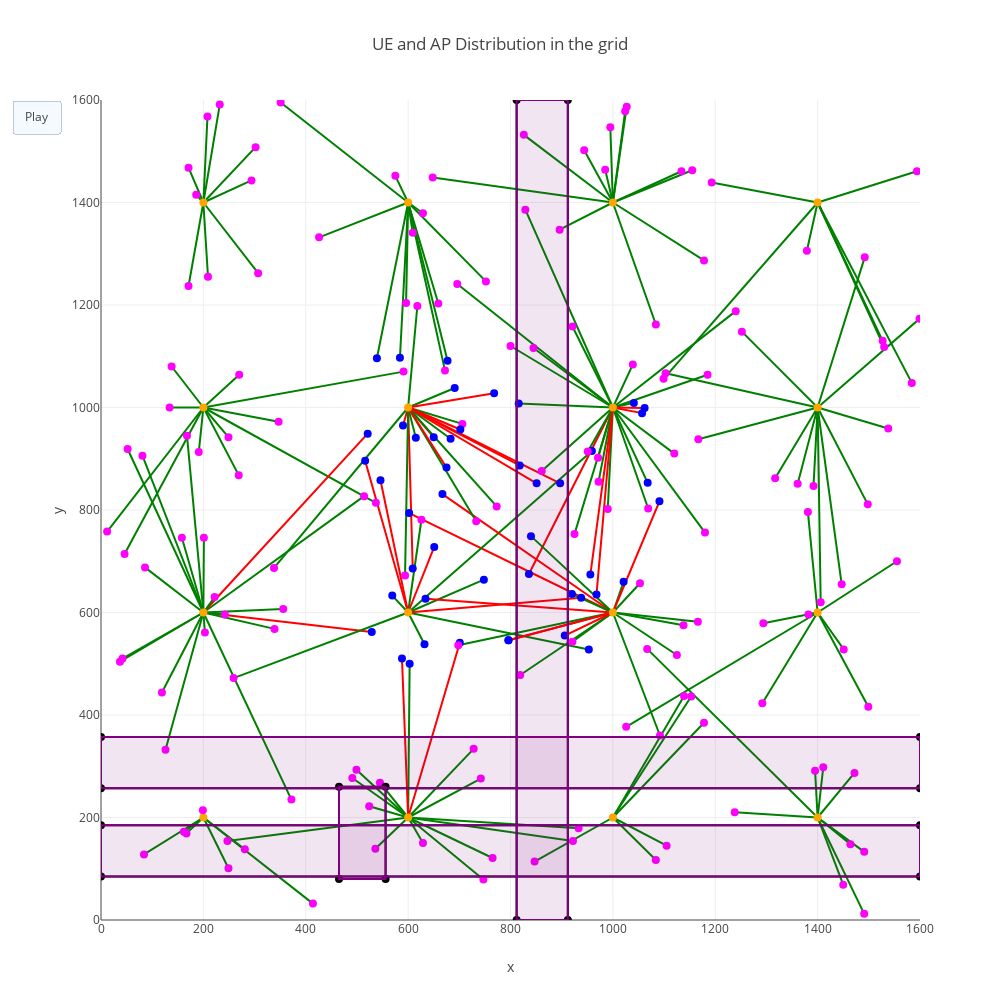

Source (notebook cell):
### Code cell
data_values=data["data"]  

figure={"data":data_values,
        "layout": {'xaxis':{'range': [0, 1600], 'title': 'x'},
                   'yaxis':{'range': [0, 1600], 'title': 'y'},
                   'title':"UE and AP Distribution in the grid",
                   'height' : 1000,
                   'width' :1000,
                   'showlegend': False,
                   "shapes":Rec_dict, 
                    'updatemenus': [{'type': 'buttons',
                                      'buttons': [{'label': 'Play',
                                                   'method': 'animate',
                                                   'args': [None]}]}]
                  },
        'frames':Frames_data}
  
# print(figure)

plotly.offline.iplot(figure)

### Figure 1 — Plotly figure (JSON) as saved in the notebook; plotly's stock layout.template omitted (floating-point values rounded to 4 significant figures; data arrays with more than 128 entries replaced by an {"elided": "..."} marker saying what was removed)
{"data": [{"line": {"color": "green", "width": 2}, "mode": "lines", "type": "scatter", "x": [600, 953], "y": [600, 528]}, {"line": {"color": "green", "width": 2}, "mode": "lines", "type": "scatter", "x": [1000, 1166], "y": [600, 582]}, {"line": {"color": "green", "width": 2}, "mode": "lines", "type": "scatter", "x": [1000, 1178], "y": [1400, 1287]}, {"line": {"color": "green", "width": 2}, "mode": "lines", "type": "scatter", "x": [1000, 1041], "y": [1000, 1009]}, {"line": {"color": "green", "width": 2}, "mode": "lines", "type": "scatter", "x": [1400, 1381], "y": [600, 796]}, {"line": {"color": "green", "width": 2}, "mode": "lines", "type": "scatter", "x": [600, 499], "y": [200, 293]}, {"line": {"color": "green", "width": 2}, "mode": "lines", "type": "scatter", "x": [200, 12], "y": [1000, 758]}, {"line": {"color": "red", "width": 2}, "mode": "lines", "type": "scatter", "x": [1000, 602], "y": [600, 794]}, {"line": {"color": "green", "width": 2}, "mode": "lines", "type": "scatter", "x": [600, 706], "y": [1000, 968]}, {"line": {"color": "green", "width": 2}, "mode": "lines", "type": "scatter", "x": [1400, 1411], "y": [200, 298]}, {"line": {"color": "green", "width": 2}, "mode": "lines", "type": "scatter", "x": [600, 596], "y": [1400, 1204]}, {"line": {"color": "green", "width": 2}, "mode": "lines", "type": "scatter", "x": [1400, 1292], "y": [600, 423]}, {"line": {"color": "red", "width": 2}, "mode": "lines", "type": "scatter", "x": [200, 529], "y": [600, 562]}, {"line": {"color": "green", "width": 2}, "mode": "lines", "type": "scatter", "x": [1400, 1447], "y": [1000, 655]}, {"line": {"color": "green", "width": 2}, "mode": "lines", "type": "scatter", "x": [600, 603], "y": [200, 500]}, {"line": {"color": "green", "width": 2}, "mode": "lines", "type": "scatter", "x": [1400, 1464], "y": [200, 148]}, {"line": {"color": "green", "width": 2}, "mode": "lines", "type": "scatter", "x": [600, 959], "y": [600, 915]}, {"line": {"color": "green", "width": 2}, "mode": "lines", "type": "scatter", "x": [600, 748], "y": [600, 664]}, {"line": {"color": "green", "width": 2}, "mode": "lines", "type": "scatter", "x": [600, 691], "y": [1000, 1038]}, {"line": {"color": "green", "width": 2}, "mode": "lines", "type": "scatter", "x": [600, 742], "y": [200, 276]}, {"line": {"color": "red", "width": 2}, "mode": "lines", "type": "scatter", "x": [600, 702], "y": [1000, 957]}, {"line": {"color": "green", "width": 2}, "mode": "lines", "type": "scatter", "x": [200, 372], "y": [600, 235]}, {"line": {"color": "green", "width": 2}, "mode": "lines", "type": "scatter", "x": [1000, 921], "y": [1000, 1158]}, {"line": {"color": "green", "width": 2}, "mode": "lines", "type": "scatter", "x": [200, 37], "y": [600, 504]}, {"line": {"color": "green", "width": 2}, "mode": "lines", "type": "scatter", "x": [1000, 861], "y": [1000, 876]}, {"line": {"color": "green", "width": 2}, "mode": "lines", "type": "scatter", "x": [1400, 1026], "y": [600, 377]}, {"line": {"color": "red", "width": 2}, "mode": "lines", "type": "scatter", "x": [600, 938], "y": [600, 629]}, {"line": {"color": "green", "width": 2}, "mode": "lines", "type": "scatter", "x": [1400, 1599], "y": [1000, 1173]}, {"line": {"color": "red", "width": 2}, "mode": "lines", "type": "scatter", "x": [1000, 667], "y": [600, 831]}, {"line": {"color": "green", "width": 2}, "mode": "lines", "type": "scatter", "x": [200, 269], "y": [1000, 868]}, {"line": {"color": "green", "width": 2}, "mode": "lines", "type": "scatter", "x": [1000, 1024], "y": [1400, 1578]}, {"line": {"color": "green", "width": 2}, "mode": "lines", "type": "scatter", "x": [1000, 896], "y": [1400, 1347]}, {"line": {"color": "green", "width": 2}, "mode": "lines", "type": "scatter", "x": [1400, 1527], "y": [1400, 1130]}, {"line": {"color": "green", "width": 2}, "mode": "lines", "type": "scatter", "x": [1000, 1068], "y": [1000, 853]}, {"line": {"color": "green", "width": 2}, "mode": "lines", "type": "scatter", "x": [600, 584], "y": [1400, 1097]}, {"line": {"color": "green", "width": 2}, "mode": "lines", "type": "scatter", "x": [200, 84], "y": [200, 128]}, {"line": {"color": "green", "width": 2}, "mode": "lines", "type": "scatter", "x": [1400, 1492], "y": [1000, 1293]}, {"line": {"color": "green", "width": 2}, "mode": "lines", "type": "scatter", "x": [1000, 1125], "y": [600, 517]}, {"line": {"color": "green", "width": 2}, "mode": "lines", "type": "scatter", "x": [600, 765], "y": [200, 121]}, {"line": {"color": "green", "width": 2}, "mode": "lines", "type": "scatter", "x": [1400, 1099], "y": [1400, 1056]}, {"line": {"color": "red", "width": 2}, "mode": "lines", "type": "scatter", "x": [600, 701], "y": [200, 541]}, {"line": {"color": "green", "width": 2}, "mode": "lines", "type": "scatter", "x": [1400, 1498], "y": [1000, 811]}, {"line": {"color": "green", "width": 2}, "mode": "lines", "type": "scatter", "x": [1000, 971], "y": [1000, 902]}, {"line": {"color": "green", "width": 2}, "mode": "lines", "type": "scatter", "x": [1000, 920], "y": [600, 636]}, {"line": {"color": "red", "width": 2}, "mode": "lines", "type": "scatter", "x": [600, 588], "y": [200, 510]}, {"line": {"color": "green", "width": 2}, "mode": "lines", "type": "scatter", "x": [200, 167], "y": [200, 169]}, {"line": {"color": "green", "width": 2}, "mode": "lines", "type": "scatter", "x": [1400, 1395], "y": [200, 291]}, {"line": {"color": "green", "width": 2}, "mode": "lines", "type": "scatter", "x": [200, 52], "y": [600, 919]}, {"line": {"color": "green", "width": 2}, "mode": "lines", "type": "scatter", "x": [200, 46], "y": [1000, 714]}, {"line": {"color": "green", "width": 2}, "mode": "lines", "type": "scatter", "x": [1000, 1053], "y": [600, 657]}, {"line": {"color": "red", "width": 2}, "mode": "lines", "type": "scatter", "x": [600, 650], "y": [1000, 942]}, {"line": {"color": "green", "width": 2}, "mode": "lines", "type": "scatter", "x": [600, 683], "y": [1000, 939]}, {"line": {"color": "green", "width": 2}, "mode": "lines", "type": "scatter", "x": [200, 203], "y": [600, 561]}, {"line": {"color": "green", "width": 2}, "mode": "lines", "type": "scatter", "x": [600, 247], "y": [200, 154]}, {"line": {"color": "green", "width": 2}, "mode": "lines", "type": "scatter", "x": [600, 659], "y": [1400, 1203]}, {"line": {"color": "green", "width": 2}, "mode": "lines", "type": "scatter", "x": [1000, 1027], "y": [1400, 1587]}, {"line": {"color": "green", "width": 2}, "mode": "lines", "type": "scatter", "x": [1000, 1155], "y": [1400, 1463]}, {"line": {"color": "green", "width": 2}, "mode": "lines", "type": "scatter", "x": [1000, 925], "y": [1000, 753]}, {"line": {"color": "green", "width": 2}, "mode": "lines", "type": "scatter", "x": [600, 747], "y": [200, 79]}, {"line": {"color": "green", "width": 2}, "mode": "lines", "type": "scatter", "x": [1400, 1193], "y": [1400, 1439]}, {"line": {"color": "green", "width": 2}, "mode": "lines", "type": "scatter", "x": [1400, 1103], "y": [1000, 1067]}, {"line": {"color": "green", "width": 2}, "mode": "lines", "type": "scatter", "x": [1000, 944], "y": [1400, 1502]}, {"line": {"color": "green", "width": 2}, "mode": "lines", "type": "scatter", "x": [600, 618], "y": [1000, 1198]}, {"line": {"color": "green", "width": 2}, "mode": "lines", "type": "scatter", "x": [600, 922], "y": [200, 154]}, {"line": {"color": "green", "width": 2}, "mode": "lines", "type": "scatter", "x": [600, 672], "y": [1400, 1072]}, {"line": {"color": "green", "width": 2}, "mode": "lines", "type": "scatter", "x": [200, 126], "y": [600, 332]}, {"line": {"color": "red", "width": 2}, "mode": "lines", "type": "scatter", "x": [600, 546], "y": [600, 858]}, {"line": {"color": "green", "width": 2}, "mode": "lines", "type": "scatter", "x": [200, 119], "y": [600, 444]}, {"line": {"color": "red", "width": 2}, "mode": "lines", "type": "scatter", "x": [600, 897], "y": [1000, 852]}, {"line": {"color": "green", "width": 2}, "mode": "lines", "type": "scatter", "x": [1400, 1491], "y": [200, 12]}, {"line": {"color": "green", "width": 2}, "mode": "lines", "type": "scatter", "x": [1000, 800], "y": [1000, 1120]}, {"line": {"color": "green", "width": 2}, "mode": "lines", "type": "scatter", "x": [1000, 1185], "y": [1000, 1064]}, {"line": {"color": "green", "width": 2}, "mode": "lines", "type": "scatter", "x": [600, 615], "y": [1000, 941]}, {"line": {"color": "green", "width": 2}, "mode": "lines", "type": "scatter", "x": [1400, 1167], "y": [1000, 938]}, {"line": {"color": "green", "width": 2}, "mode": "lines", "type": "scatter", "x": [200, 270], "y": [1000, 1064]}, {"line": {"color": "green", "width": 2}, "mode": "lines", "type": "scatter", "x": [200, 537], "y": [1000, 814]}, {"line": {"color": "green", "width": 2}, "mode": "lines", "type": "scatter", "x": [1000, 816], "y": [1000, 1008]}, {"line": {"color": "green", "width": 2}, "mode": "lines", "type": "scatter", "x": [1400, 1379], "y": [1400, 1306]}, {"line": {"color": "green", "width": 2}, "mode": "lines", "type": "scatter", "x": [600, 626], "y": [600, 781]}, {"line": {"color": "red", "width": 2}, "mode": "lines", "type": "scatter", "x": [1000, 836], "y": [1000, 675]}, {"line": {"color": "red", "width": 2}, "mode": "lines", "type": "scatter", "x": [600, 851], "y": [1000, 852]}, {"line": {"color": "red", "width": 2}, "mode": "lines", "type": "scatter", "x": [600, 609], "y": [1000, 686]}, {"line": {"color": "green", "width": 2}, "mode": "lines", "type": "scatter", "x": [1000, 840], "y": [600, 749]}, {"line": {"color": "green", "width": 2}, "mode": "lines", "type": "scatter", "x": [1000, 1092], "y": [600, 360]}, {"line": {"color": "green", "width": 2}, "mode": "lines", "type": "scatter", "x": [200, 281], "y": [200, 138]}, {"line": {"color": "green", "width": 2}, "mode": "lines", "type": "scatter", "x": [200, 86], "y": [600, 688]}, {"line": {"color": "green", "width": 2}, "mode": "lines", "type": "scatter", "x": [600, 491], "y": [200, 277]}, {"line": {"color": "green", "width": 2}, "mode": "lines", "type": "scatter", "x": [200, 356], "y": [600, 607]}, {"line": {"color": "green", "width": 2}, "mode": "lines", "type": "scatter", "x": [600, 351], "y": [1400, 1595]}, {"line": {"color": "green", "width": 2}, "mode": "lines", "type": "scatter", "x": [1000, 1084], "y": [200, 117]}, {"line": {"color": "green", "width": 2}, "mode": "lines", "type": "scatter", "x": [200, 168], "y": [600, 945]}, {"line": {"color": "red", "width": 2}, "mode": "lines", "type": "scatter", "x": [600, 768], "y": [1000, 1028]}, {"line": {"color": "green", "width": 2}, "mode": "lines", "type": "scatter", "x": [1400, 1406], "y": [1000, 620]}, {"line": {"color": "green", "width": 2}, "mode": "lines", "type": "scatter", "x": [1400, 1491], "y": [200, 133]}, {"line": {"color": "green", "width": 2}, "mode": "lines", "type": "scatter", "x": [1000, 826], "y": [1400, 1532]}, {"line": {"color": "green", "width": 2}, "mode": "lines", "type": "scatter", "x": [1400, 1584], "y": [1400, 1048]}, {"line": {"color": "green", "width": 2}, "mode": "lines", "type": "scatter", "x": [1000, 1069], "y": [1000, 803]}, {"line": {"color": "green", "width": 2}, "mode": "lines", "type": "scatter", "x": [600, 539], "y": [1400, 1096]}, {"line": {"color": "green", "width": 2}, "mode": "lines", "type": "scatter", "x": [200, 514], "y": [600, 827]}, {"line": {"color": "red", "width": 2}, "mode": "lines", "type": "scatter", "x": [600, 590], "y": [1000, 965]}, {"line": {"color": "green", "width": 2}, "mode": "lines", "type": "scatter", "x": [1000, 819], "y": [600, 478]}, {"line": {"color": "green", "width": 2}, "mode": "lines", "type": "scatter", "x": [200, 347], "y": [1000, 972]}, {"line": {"color": "red", "width": 2}, "mode": "lines", "type": "scatter", "x": [1000, 796], "y": [600, 546]}, {"line": {"color": "green", "width": 2}, "mode": "lines", "type": "scatter", "x": [200, 339], "y": [600, 568]}, {"line": {"color": "green", "width": 2}, "mode": "lines", "type": "scatter", "x": [600, 933], "y": [200, 179]}, {"line": {"color": "green", "width": 2}, "mode": "lines", "type": "scatter", "x": [200, 81], "y": [600, 906]}, {"line": {"color": "green", "width": 2}, "mode": "lines", "type": "scatter", "x": [200, 138], "y": [1000, 1080]}, {"line": {"color": "green", "width": 2}, "mode": "lines", "type": "scatter", "x": [200, 42], "y": [600, 510]}, {"line": {"color": "green", "width": 2}, "mode": "lines", "type": "scatter", "x": [200, 208], "y": [1400, 1568]}, {"line": {"color": "green", "width": 2}, "mode": "lines", "type": "scatter", "x": [600, 259], "y": [600, 472]}, {"line": {"color": "green", "width": 2}, "mode": "lines", "type": "scatter", "x": [1400, 1555], "y": [600, 700]}, {"line": {"color": "green", "width": 2}, "mode": "lines", "type": "scatter", "x": [1000, 995], "y": [1400, 1547]}, {"line": {"color": "green", "width": 2}, "mode": "lines", "type": "scatter", "x": [1400, 1472], "y": [200, 287]}, {"line": {"color": "green", "width": 2}, "mode": "lines", "type": "scatter", "x": [600, 728], "y": [200, 334]}, {"line": {"color": "green", "width": 2}, "mode": "lines", "type": "scatter", "x": [200, 414], "y": [200, 32]}, {"line": {"color": "green", "width": 2}, "mode": "lines", "type": "scatter", "x": [200, 199], "y": [200, 214]}, {"line": {"color": "green", "width": 2}, "mode": "lines", "type": "scatter", "x": [1000, 1138], "y": [600, 575]}, {"line": {"color": "red", "width": 2}, "mode": "lines", "type": "scatter", "x": [200, 521], "y": [600, 949]}, {"line": {"color": "green", "width": 2}, "mode": "lines", "type": "scatter", "x": [1000, 696], "y": [1000, 1241]}, {"line": {"color": "green", "width": 2}, "mode": "lines", "type": "scatter", "x": [1400, 1382], "y": [600, 596]}, {"line": {"color": "green", "width": 2}, "mode": "lines", "type": "scatter", "x": [1000, 1240], "y": [1000, 1188]}, {"line": {"color": "red", "width": 2}, "mode": "lines", "type": "scatter", "x": [1000, 1057], "y": [1000, 989]}, {"line": {"color": "green", "width": 2}, "mode": "lines", "type": "scatter", "x": [200, 302], "y": [1400, 1508]}, {"line": {"color": "green", "width": 2}, "mode": "lines", "type": "scatter", "x": [1000, 698], "y": [600, 536]}, {"line": {"color": "green", "width": 2}, "mode": "lines", "type": "scatter", "x": [600, 575], "y": [1400, 1452]}, {"line": {"color": "green", "width": 2}, "mode": "lines", "type": "scatter", "x": [1400, 1499], "y": [600, 416]}, {"line": {"color": "green", "width": 2}, "mode": "lines", "type": "scatter", "x": [200, 242], "y": [600, 596]}, {"line": {"color": "green", "width": 2}, "mode": "lines", "type": "scatter", "x": [1400, 1451], "y": [600, 528]}, {"line": {"color": "green", "width": 2}, "mode": "lines", "type": "scatter", "x": [200, 171], "y": [1400, 1237]}, {"line": {"color": "green", "width": 2}, "mode": "lines", "type": "scatter", "x": [1400, 1538], "y": [1000, 959]}, {"line": {"color": "green", "width": 2}, "mode": "lines", "type": "scatter", "x": [600, 569], "y": [600, 633]}, {"line": {"color": "green", "width": 2}, "mode": "lines", "type": "scatter", "x": [600, 677], "y": [1400, 1091]}, {"line": {"color": "green", "width": 2}, "mode": "lines", "type": "scatter", "x": [1000, 972], "y": [1000, 855]}, {"line": {"color": "green", "width": 2}, "mode": "lines", "type": "scatter", "x": [1000, 951], "y": [1000, 914]}, {"line": {"color": "green", "width": 2}, "mode": "lines", "type": "scatter", "x": [200, 294], "y": [1400, 1443]}, {"line": {"color": "red", "width": 2}, "mode": "lines", "type": "scatter", "x": [600, 651], "y": [600, 728]}, {"line": {"color": "green", "width": 2}, "mode": "lines", "type": "scatter", "x": [600, 773], "y": [1000, 807]}, {"line": {"color": "green", "width": 2}, "mode": "lines", "type": "scatter", "x": [200, 134], "y": [1000, 1000]}, {"line": {"color": "green", "width": 2}, "mode": "lines", "type": "scatter", "x": [200, 158], "y": [600, 746]}, {"line": {"color": "green", "width": 2}, "mode": "lines", "type": "scatter", "x": [600, 629], "y": [200, 150]}, {"line": {"color": "green", "width": 2}, "mode": "lines", "type": "scatter", "x": [1000, 847], "y": [200, 114]}, {"line": {"color": "green", "width": 2}, "mode": "lines", "type": "scatter", "x": [1400, 1392], "y": [1000, 847]}, {"line": {"color": "green", "width": 2}, "mode": "lines", "type": "scatter", "x": [600, 524], "y": [200, 222]}, {"line": {"color": "green", "width": 2}, "mode": "lines", "type": "scatter", "x": [200, 222], "y": [600, 630]}, {"line": {"color": "green", "width": 2}, "mode": "lines", "type": "scatter", "x": [1000, 1178], "y": [200, 385]}, {"line": {"color": "green", "width": 2}, "mode": "lines", "type": "scatter", "x": [1400, 1361], "y": [1000, 851]}, {"line": {"color": "green", "width": 2}, "mode": "lines", "type": "scatter", "x": [600, 752], "y": [1400, 1246]}, {"line": {"color": "green", "width": 2}, "mode": "lines", "type": "scatter", "x": [1000, 829], "y": [1000, 1386]}, {"line": {"color": "green", "width": 2}, "mode": "lines", "type": "scatter", "x": [200, 171], "y": [1400, 1468]}, {"line": {"color": "red", "width": 2}, "mode": "lines", "type": "scatter", "x": [600, 516], "y": [600, 896]}, {"line": {"color": "green", "width": 2}, "mode": "lines", "type": "scatter", "x": [1000, 1021], "y": [600, 660]}, {"line": {"color": "green", "width": 2}, "mode": "lines", "type": "scatter", "x": [600, 594], "y": [1000, 672]}, {"line": {"color": "green", "width": 2}, "mode": "lines", "type": "scatter", "x": [200, 186], "y": [1400, 1415]}, {"line": {"color": "green", "width": 2}, "mode": "lines", "type": "scatter", "x": [200, 162], "y": [200, 172]}, {"line": {"color": "green", "width": 2}, "mode": "lines", "type": "scatter", "x": [1400, 1594], "y": [1400, 1461]}, {"line": {"color": "green", "width": 2}, "mode": "lines", "type": "scatter", "x": [1000, 921], "y": [600, 543]}, {"line": {"color": "green", "width": 2}, "mode": "lines", "type": "scatter", "x": [200, 591], "y": [1000, 1070]}, {"line": {"color": "green", "width": 2}, "mode": "lines", "type": "scatter", "x": [600, 609], "y": [1400, 1341]}, {"line": {"color": "green", "width": 2}, "mode": "lines", "type": "scatter", "x": [1400, 1450], "y": [200, 69]}, {"line": {"color": "red", "width": 2}, "mode": "lines", "type": "scatter", "x": [1000, 796], "y": [600, 546]}, {"line": {"color": "green", "width": 2}, "mode": "lines", "type": "scatter", "x": [600, 338], "y": [1000, 687]}, {"line": {"color": "green", "width": 2}, "mode": "lines", "type": "scatter", "x": [600, 426], "y": [1400, 1332]}, {"line": {"color": "green", "width": 2}, "mode": "lines", "type": "scatter", "x": [1400, 1294], "y": [600, 579]}, {"line": {"color": "green", "width": 2}, "mode": "lines", "type": "scatter", "x": [1400, 1252], "y": [1000, 1148]}, {"line": {"color": "red", "width": 2}, "mode": "lines", "type": "scatter", "x": [1000, 906], "y": [600, 555]}, {"line": {"color": "green", "width": 2}, "mode": "lines", "type": "scatter", "x": [600, 632], "y": [600, 538]}, {"line": {"color": "green", "width": 2}, "mode": "lines", "type": "scatter", "x": [1400, 1238], "y": [200, 210]}, {"line": {"color": "green", "width": 2}, "mode": "lines", "type": "scatter", "x": [200, 249], "y": [200, 101]}, {"line": {"color": "green", "width": 2}, "mode": "lines", "type": "scatter", "x": [1000, 648], "y": [1400, 1449]}, {"line": {"color": "green", "width": 2}, "mode": "lines", "type": "scatter", "x": [200, 307], "y": [1400, 1262]}, {"line": {"color": "green", "width": 2}, "mode": "lines", "type": "scatter", "x": [1000, 1039], "y": [1000, 1084]}, {"line": {"color": "red", "width": 2}, "mode": "lines", "type": "scatter", "x": [1000, 1062], "y": [1000, 999]}, {"line": {"color": "red", "width": 2}, "mode": "lines", "type": "scatter", "x": [600, 818], "y": [1000, 887]}, {"line": {"color": "red", "width": 2}, "mode": "lines", "type": "scatter", "x": [1000, 956], "y": [1000, 674]}, {"line": {"color": "green", "width": 2}, "mode": "lines", "type": "scatter", "x": [1000, 985], "y": [1400, 1464]}, {"line": {"color": "green", "width": 2}, "mode": "lines", "type": "scatter", "x": [1000, 1084], "y": [1400, 1162]}, {"line": {"color": "green", "width": 2}, "mode": "lines", "type": "scatter", "x": [1000, 990], "y": [1000, 802]}, {"line": {"color": "green", "width": 2}, "mode": "lines", "type": "scatter", "x": [1000, 1139], "y": [200, 437]}, {"line": {"color": "red", "width": 2}, "mode": "lines", "type": "scatter", "x": [1000, 1091], "y": [600, 817]}, {"line": {"color": "red", "width": 2}, "mode": "lines", "type": "scatter", "x": [1000, 968], "y": [1000, 635]}, {"line": {"color": "green", "width": 2}, "mode": "lines", "type": "scatter", "x": [1000, 1153], "y": [200, 436]}, {"line": {"color": "green", "width": 2}, "mode": "lines", "type": "scatter", "x": [1000, 1180], "y": [1000, 756]}, {"line": {"color": "green", "width": 2}, "mode": "lines", "type": "scatter", "x": [600, 545], "y": [200, 268]}, {"line": {"color": "green", "width": 2}, "mode": "lines", "type": "scatter", "x": [1400, 1317], "y": [1000, 862]}, {"line": {"color": "green", "width": 2}, "mode": "lines", "type": "scatter", "x": [600, 629], "y": [1400, 1379]}, {"line": {"color": "green", "width": 2}, "mode": "lines", "type": "scatter", "x": [1000, 1134], "y": [1400, 1461]}, {"line": {"color": "green", "width": 2}, "mode": "lines", "type": "scatter", "x": [600, 733], "y": [1000, 778]}, {"line": {"color": "green", "width": 2}, "mode": "lines", "type": "scatter", "x": [200, 201], "y": [600, 746]}, {"line": {"color": "green", "width": 2}, "mode": "lines", "type": "scatter", "x": [600, 536], "y": [200, 139]}, {"line": {"color": "red", "width": 2}, "mode": "lines", "type": "scatter", "x": [600, 675], "y": [1000, 883]}, {"line": {"color": "green", "width": 2}, "mode": "lines", "type": "scatter", "x": [200, 249], "y": [1000, 942]}, {"line": {"color": "green", "width": 2}, "mode": "lines", "type": "scatter", "x": [1400, 1530], "y": [1400, 1118]}, {"line": {"color": "green", "width": 2}, "mode": "lines", "type": "scatter", "x": [200, 191], "y": [1000, 913]}, {"line": {"color": "green", "width": 2}, "mode": "lines", "type": "scatter", "x": [1400, 1067], "y": [200, 529]}, {"line": {"color": "green", "width": 2}, "mode": "lines", "type": "scatter", "x": [1000, 1105], "y": [200, 145]}, {"line": {"color": "green", "width": 2}, "mode": "lines", "type": "scatter", "x": [200, 209], "y": [1400, 1255]}, {"line": {"color": "green", "width": 2}, "mode": "lines", "type": "scatter", "x": [200, 232], "y": [1400, 1591]}, {"line": {"color": "green", "width": 2}, "mode": "lines", "type": "scatter", "x": [1000, 845], "y": [1000, 1116]}, {"line": {"color": "red", "width": 2}, "mode": "lines", "type": "scatter", "x": [1000, 634], "y": [600, 627]}, {"line": {"color": "green", "width": 2}, "mode": "lines", "type": "scatter", "x": [1000, 1120], "y": [1000, 910]}, {"line": {"color": "black", "width": 2}, "mode": "lines", "type": "scatter", "x": [812, 812], "y": [0, 1600]}, {"line": {"color": "black", "width": 2}, "mode": "lines", "type": "scatter", "x": [812, 912], "y": [1600, 1600]}, {"line": {"color": "black", "width": 2}, "mode": "lines", "type": "scatter", "x": [912, 912], "y": [1600, 0]}, {"line": {"color": "black", "width": 2}, "mode": "lines", "type": "scatter", "x": [812, 912], "y": [0, 0]}, {"line": {"color": "black", "width": 2}, "mode": "lines", "type": "scatter", "x": [0, 0], "y": [257, 357]}, {"line": {"color": "black", "width": 2}, "mode": "lines", "type": "scatter", "x": [0, 1600], "y": [357, 357]}, {"line": {"color": "black", "width": 2}, "mode": "lines", "type": "scatter", "x": [1600, 1600], "y": [357, 257]}, {"line": {"color": "black", "width": 2}, "mode": "lines", "type": "scatter", "x": [0, 1600], "y": [257, 257]}, {"line": {"color": "black", "width": 2}, "mode": "lines", "type": "scatter", "x": [0, 0], "y": [85, 185]}, {"line": {"color": "black", "width": 2}, "mode": "lines", "type": "scatter", "x": [0, 1600], "y": [185, 185]}, {"line": {"color": "black", "width": 2}, "mode": "lines", "type": "scatter", "x": [1600, 1600], "y": [185, 85]}, {"line": {"color": "black", "width": 2}, "mode": "lines", "type": "scatter", "x": [0, 1600], "y": [85, 85]}, {"line": {"color": "black", "width": 2}, "mode": "lines", "type": "scatter", "x": [465, 465], "y": [80, 260]}, {"line": {"color": "black", "width": 2}, "mode": "lines", "type": "scatter", "x": [465, 556], "y": [260, 260]}, {"line": {"color": "black", "width": 2}, "mode": "lines", "type": "scatter", "x": [556, 556], "y": [260, 80]}, {"line": {"color": "black", "width": 2}, "mode": "lines", "type": "scatter", "x": [465, 556], "y": [80, 80]}, {"marker": {"color": {"elided": "232 str values"}, "size": 8}, "mode": "markers", "type": "scatter", "x": {"elided": "232 int values"}, "y": {"elided": "232 int values"}}], "layout": {"height": 1000, "shapes": [{"fillcolor": "rgba(128, 0, 128 0.1)", "line": {"color": "rgba(128, 0, 128, 1)", "width": 2}, "type": "rect", "x0": 812, "x1": 912, "y0": 0, "y1": 1600}, {"fillcolor": "rgba(128, 0, 128 0.1)", "line": {"color": "rgba(128, 0, 128, 1)", "width": 2}, "type": "rect", "x0": 0, "x1": 1600, "y0": 257, "y1": 357}, {"fillcolor": "rgba(128, 0, 128 0.1)", "line": {"color": "rgba(128, 0, 128, 1)", "width": 2}, "type": "rect", "x0": 0, "x1": 1600, "y0": 85, "y1": 185}, {"fillcolor": "rgba(128, 0, 128 0.1)", "line": {"color": "rgba(128, 0, 128, 1)", "width": 2}, "type": "rect", "x0": 465, "x1": 556, "y0": 80, "y1": 260}], "showlegend": false, "title": "UE and AP Distribution in the grid", "updatemenus": [{"buttons": [{"args": [null], "label": "Play", "method": "animate"}], "type": "buttons"}], "width": 1000, "xaxis": {"range": [0, 1600], "title": "x"}, "yaxis": {"range": [0, 1600], "title": "y"}}}
